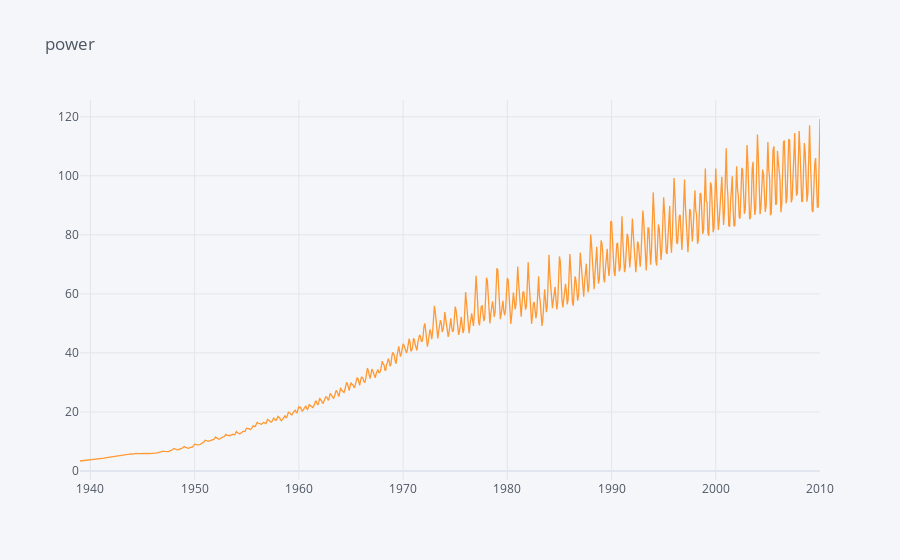

Write notebook code for a chart like this one.
### Code cell
#importing Pandas 
#importing plotly and cufflinks in offline mode
import cufflinks as cf
import plotly.offline
from  plotly.offline import plot_mpl
cf.go_offline()
cf.set_config_file(offline=False, world_readable=True)

data.iplot(title="power")

### Figure 1 — Plotly figure (JSON) as saved in the notebook; plotly's stock layout.template omitted (floating-point values rounded to 4 significant figures; data arrays with more than 128 entries replaced by an {"elided": "..."} marker saying what was removed)
{"data": [{"line": {"color": "rgba(255, 153, 51, 1.0)", "dash": "solid", "shape": "linear", "width": 1.3}, "mode": "lines", "name": "Energy Production", "text": "", "type": "scatter", "x": {"elided": "853 str values"}, "y": {"elided": "853 float values"}}], "layout": {"legend": {"bgcolor": "#F5F6F9", "font": {"color": "#4D5663"}}, "paper_bgcolor": "#F5F6F9", "plot_bgcolor": "#F5F6F9", "title": {"font": {"color": "#4D5663"}, "text": "power"}, "xaxis": {"gridcolor": "#E1E5ED", "showgrid": true, "tickfont": {"color": "#4D5663"}, "title": {"font": {"color": "#4D5663"}, "text": ""}, "zerolinecolor": "#E1E5ED"}, "yaxis": {"gridcolor": "#E1E5ED", "showgrid": true, "tickfont": {"color": "#4D5663"}, "title": {"font": {"color": "#4D5663"}, "text": ""}, "zerolinecolor": "#E1E5ED"}}}
